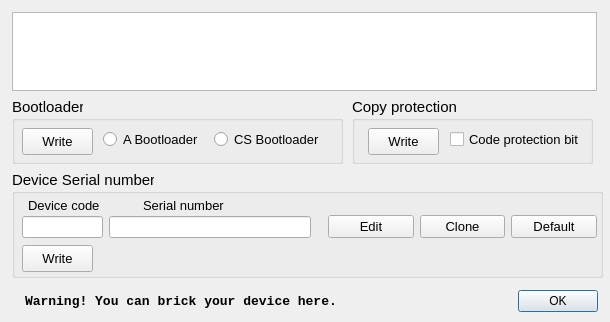
<?xml version="1.0" encoding="UTF-8"?>
<ui version="4.0">
 <class>AdvDialog</class>
 <widget class="QDialog" name="AdvDialog">
  <property name="geometry">
   <rect>
    <x>0</x>
    <y>0</y>
    <width>610</width>
    <height>322</height>
   </rect>
  </property>
  <property name="sizePolicy">
   <sizepolicy hsizetype="Preferred" vsizetype="Preferred">
    <horstretch>0</horstretch>
    <verstretch>0</verstretch>
   </sizepolicy>
  </property>
  <property name="windowTitle">
   <string>Advanced</string>
  </property>
  <property name="locale">
   <locale language="English" country="UnitedStates"/>
  </property>
  <widget class="QDialogButtonBox" name="btnOK">
   <property name="geometry">
    <rect>
     <x>518</x>
     <y>288</y>
     <width>80</width>
     <height>27</height>
    </rect>
   </property>
   <property name="orientation">
    <enum>Qt::Horizontal</enum>
   </property>
   <property name="standardButtons">
    <set>QDialogButtonBox::Ok</set>
   </property>
  </widget>
  <widget class="QTextEdit" name="txtInfo">
   <property name="geometry">
    <rect>
     <x>12</x>
     <y>12</y>
     <width>585</width>
     <height>79</height>
    </rect>
   </property>
   <property name="font">
    <font>
     <family>Courier New</family>
     <pointsize>11</pointsize>
    </font>
   </property>
   <property name="autoFillBackground">
    <bool>true</bool>
   </property>
   <property name="styleSheet">
    <string notr="true">QTextEdit{color:  black; background-color: rgb(255, 255, 225)};</string>
   </property>
   <property name="verticalScrollBarPolicy">
    <enum>Qt::ScrollBarAlwaysOff</enum>
   </property>
   <property name="horizontalScrollBarPolicy">
    <enum>Qt::ScrollBarAlwaysOff</enum>
   </property>
   <property name="readOnly">
    <bool>true</bool>
   </property>
  </widget>
  <widget class="QGroupBox" name="groupBox">
   <property name="geometry">
    <rect>
     <x>12</x>
     <y>97</y>
     <width>331</width>
     <height>67</height>
    </rect>
   </property>
   <property name="font">
    <font>
     <family>Arial</family>
     <pointsize>11</pointsize>
     <weight>50</weight>
     <bold>false</bold>
    </font>
   </property>
   <property name="title">
    <string>Bootloader</string>
   </property>
   <widget class="QPushButton" name="btnWriteBootloader">
    <property name="geometry">
     <rect>
      <x>10</x>
      <y>31</y>
      <width>71</width>
      <height>27</height>
     </rect>
    </property>
    <property name="font">
     <font>
      <pointsize>10</pointsize>
     </font>
    </property>
    <property name="text">
     <string>Write</string>
    </property>
   </widget>
   <widget class="QRadioButton" name="radioA">
    <property name="geometry">
     <rect>
      <x>91</x>
      <y>34</y>
      <width>101</width>
      <height>17</height>
     </rect>
    </property>
    <property name="font">
     <font>
      <pointsize>10</pointsize>
     </font>
    </property>
    <property name="text">
     <string>A Bootloader</string>
    </property>
   </widget>
   <widget class="QRadioButton" name="radioCS">
    <property name="geometry">
     <rect>
      <x>202</x>
      <y>34</y>
      <width>120</width>
      <height>17</height>
     </rect>
    </property>
    <property name="font">
     <font>
      <pointsize>10</pointsize>
     </font>
    </property>
    <property name="text">
     <string>CS Bootloader</string>
    </property>
   </widget>
  </widget>
  <widget class="QGroupBox" name="groupBox_2">
   <property name="geometry">
    <rect>
     <x>352</x>
     <y>97</y>
     <width>241</width>
     <height>67</height>
    </rect>
   </property>
   <property name="font">
    <font>
     <family>Arial</family>
     <pointsize>11</pointsize>
    </font>
   </property>
   <property name="title">
    <string>Copy protection</string>
   </property>
   <widget class="QPushButton" name="btnWriteConfig">
    <property name="geometry">
     <rect>
      <x>16</x>
      <y>31</y>
      <width>71</width>
      <height>27</height>
     </rect>
    </property>
    <property name="font">
     <font>
      <pointsize>10</pointsize>
     </font>
    </property>
    <property name="text">
     <string>Write</string>
    </property>
   </widget>
   <widget class="QCheckBox" name="optionCP">
    <property name="geometry">
     <rect>
      <x>98</x>
      <y>34</y>
      <width>138</width>
      <height>17</height>
     </rect>
    </property>
    <property name="font">
     <font>
      <pointsize>10</pointsize>
     </font>
    </property>
    <property name="text">
     <string>Code protection bit</string>
    </property>
   </widget>
  </widget>
  <widget class="QGroupBox" name="groupBox_3">
   <property name="geometry">
    <rect>
     <x>12</x>
     <y>170</y>
     <width>591</width>
     <height>108</height>
    </rect>
   </property>
   <property name="font">
    <font>
     <family>Arial</family>
     <pointsize>11</pointsize>
     <weight>50</weight>
     <bold>false</bold>
    </font>
   </property>
   <property name="title">
    <string>Device Serial number</string>
   </property>
   <widget class="QLabel" name="label_6">
    <property name="geometry">
     <rect>
      <x>16</x>
      <y>27</y>
      <width>85</width>
      <height>16</height>
     </rect>
    </property>
    <property name="font">
     <font>
      <pointsize>10</pointsize>
     </font>
    </property>
    <property name="text">
     <string>Device code</string>
    </property>
   </widget>
   <widget class="QLabel" name="label_7">
    <property name="geometry">
     <rect>
      <x>131</x>
      <y>27</y>
      <width>91</width>
      <height>16</height>
     </rect>
    </property>
    <property name="font">
     <font>
      <pointsize>10</pointsize>
     </font>
    </property>
    <property name="text">
     <string>Serial number</string>
    </property>
   </widget>
   <widget class="QWidget" name="layoutWidget">
    <property name="geometry">
     <rect>
      <x>316</x>
      <y>42</y>
      <width>269</width>
      <height>29</height>
     </rect>
    </property>
    <layout class="QHBoxLayout" name="horizontalLayout_2">
     <property name="leftMargin">
      <number>0</number>
     </property>
     <item>
      <widget class="QPushButton" name="btnEdit">
       <property name="font">
        <font>
         <pointsize>10</pointsize>
        </font>
       </property>
       <property name="text">
        <string>Edit</string>
       </property>
      </widget>
     </item>
     <item>
      <widget class="QPushButton" name="btnClone">
       <property name="font">
        <font>
         <pointsize>10</pointsize>
        </font>
       </property>
       <property name="text">
        <string>Clone</string>
       </property>
      </widget>
     </item>
     <item>
      <widget class="QPushButton" name="btnDefault">
       <property name="font">
        <font>
         <pointsize>10</pointsize>
        </font>
       </property>
       <property name="text">
        <string>Default</string>
       </property>
      </widget>
     </item>
    </layout>
   </widget>
   <widget class="QPushButton" name="btnWriteInfo">
    <property name="geometry">
     <rect>
      <x>10</x>
      <y>75</y>
      <width>71</width>
      <height>27</height>
     </rect>
    </property>
    <property name="font">
     <font>
      <pointsize>10</pointsize>
     </font>
    </property>
    <property name="text">
     <string>Write</string>
    </property>
   </widget>
   <widget class="QLineEdit" name="txtSerial">
    <property name="geometry">
     <rect>
      <x>97</x>
      <y>46</y>
      <width>202</width>
      <height>22</height>
     </rect>
    </property>
    <property name="font">
     <font>
      <family>Courier New</family>
      <pointsize>10</pointsize>
      <weight>75</weight>
      <bold>true</bold>
     </font>
    </property>
    <property name="styleSheet">
     <string notr="true">QLineEdit{color:  black; background-color: rgb(255, 255, 225)};</string>
    </property>
    <property name="maxLength">
     <number>24</number>
    </property>
    <property name="readOnly">
     <bool>true</bool>
    </property>
   </widget>
   <widget class="QLineEdit" name="txtDevcode">
    <property name="geometry">
     <rect>
      <x>10</x>
      <y>46</y>
      <width>81</width>
      <height>22</height>
     </rect>
    </property>
    <property name="font">
     <font>
      <family>Courier New</family>
      <pointsize>10</pointsize>
      <weight>75</weight>
      <bold>true</bold>
     </font>
    </property>
    <property name="styleSheet">
     <string notr="true">QLineEdit{color:  black; background-color: rgb(255, 255, 225)};</string>
    </property>
    <property name="maxLength">
     <number>8</number>
    </property>
    <property name="readOnly">
     <bool>true</bool>
    </property>
   </widget>
  </widget>
  <widget class="QLabel" name="label">
   <property name="geometry">
    <rect>
     <x>25</x>
     <y>293</y>
     <width>381</width>
     <height>16</height>
    </rect>
   </property>
   <property name="sizePolicy">
    <sizepolicy hsizetype="Preferred" vsizetype="Preferred">
     <horstretch>0</horstretch>
     <verstretch>0</verstretch>
    </sizepolicy>
   </property>
   <property name="font">
    <font>
     <family>Courier New</family>
     <pointsize>10</pointsize>
     <weight>75</weight>
     <bold>true</bold>
    </font>
   </property>
   <property name="autoFillBackground">
    <bool>false</bool>
   </property>
   <property name="styleSheet">
    <string notr="true">QLabel{color: rgb(255, 0, 0)};</string>
   </property>
   <property name="frameShape">
    <enum>QFrame::NoFrame</enum>
   </property>
   <property name="text">
    <string>Warning! You can brick your device here.</string>
   </property>
   <property name="scaledContents">
    <bool>false</bool>
   </property>
   <property name="alignment">
    <set>Qt::AlignLeading|Qt::AlignLeft|Qt::AlignVCenter</set>
   </property>
  </widget>
 </widget>
 <resources/>
 <connections>
  <connection>
   <sender>btnOK</sender>
   <signal>accepted()</signal>
   <receiver>AdvDialog</receiver>
   <slot>accept()</slot>
   <hints>
    <hint type="sourcelabel">
     <x>248</x>
     <y>254</y>
    </hint>
    <hint type="destinationlabel">
     <x>157</x>
     <y>274</y>
    </hint>
   </hints>
  </connection>
 </connections>
</ui>
